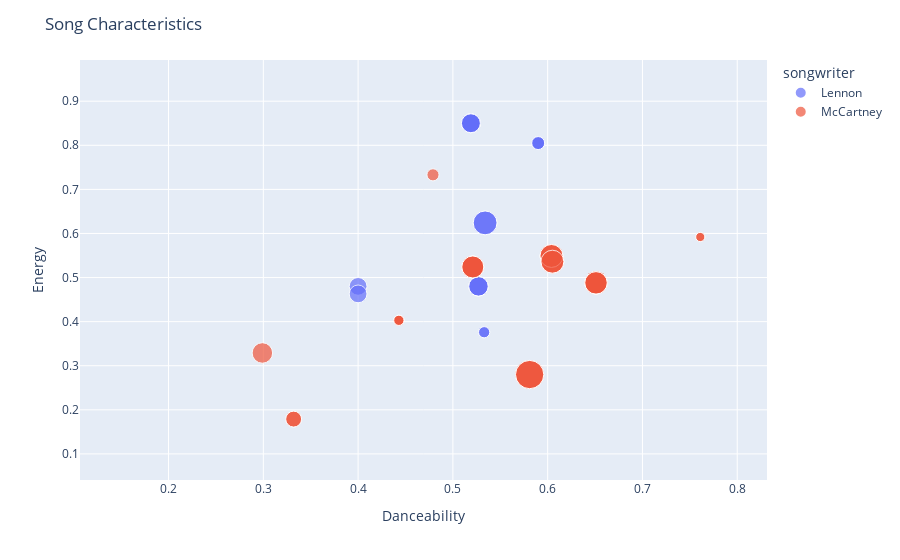

The code cell stored with this chart in its notebook:
### Code cell
fig = px.scatter(lennon_mccartney, 
                x='danceability', 
                y='energy',
                color='songwriter',
                size='billboard_weeks',
                hover_name='title',
                hover_data={
                    'danceability': ':.3f',
                    'energy': ':.3f',
                    'songwriter': True
                })

# Customize the plot
fig.update_layout(
    title='Song Characteristics',
    xaxis_title='Danceability',
    yaxis_title='Energy'
)

# Show the plot
fig.show()

### Figure 1 — Plotly figure (JSON) as saved in the notebook; plotly's stock layout.template omitted (floating-point values rounded to 4 significant figures)
{"data": [{"customdata": [["Lennon"], ["Lennon"], ["Lennon"], ["Lennon"], ["Lennon"], ["Lennon"], ["Lennon"], ["Lennon"], ["Lennon"], ["Lennon"], ["Lennon"], ["Lennon"], ["Lennon"], ["Lennon"], ["Lennon"], ["Lennon"], ["Lennon"], ["Lennon"], ["Lennon"], ["Lennon"], ["Lennon"], ["Lennon"], ["Lennon"], ["Lennon"], ["Lennon"], ["Lennon"], ["Lennon"], ["Lennon"], ["Lennon"], ["Lennon"], ["Lennon"], ["Lennon"], ["Lennon"], ["Lennon"], ["Lennon"], ["Lennon"], ["Lennon"], ["Lennon"], ["Lennon"], ["Lennon"], ["Lennon"], ["Lennon"], ["Lennon"], ["Lennon"], ["Lennon"], ["Lennon"], ["Lennon"], ["Lennon"], ["Lennon"], ["Lennon"], ["Lennon"], ["Lennon"], ["Lennon"], ["Lennon"], ["Lennon"], ["Lennon"], ["Lennon"], ["Lennon"], ["Lennon"], ["Lennon"], ["Lennon"], ["Lennon"], ["Lennon"], ["Lennon"], ["Lennon"]], "hovertemplate": "<b>%{hovertext}</b><br><br>songwriter=%{customdata[0]}<br>danceability=%{x:.3f}<br>energy=%{y:.3f}<br>billboard_weeks=%{marker.size}<extra></extra>", "hovertext": ["a hard day's night", "a hard day's night", "a hard day's night", "across the universe", "across the universe", "all i've got to do", "all you need is love", "all you need is love", "because", "come together", "come together", "cry baby cry", "dear prudence", "dear prudence", "dig a pony", "dig a pony", "girl", "girl", "glass onion", "glass onion", "good night", "good night", "good night", "hey bulldog", "hey bulldog", "hey bulldog", "i am the walrus", "i am the walrus", "i am the walrus", "i am the walrus", "i should have known better", "if i fell", "julia", "julia", "not a second time", "not a second time", "nowhere man", "nowhere man", "one after 909", "one after 909", "please please me", "please please me", "please please me", "polythene pam", "revolution 1", "revolution 1", "sexy sadie", "she said she said", "she said she said", "she said she said", "sun king", "sun king", "tell me why", "tell me why", "ticket to ride", "ticket to ride", "ticket to ride", "ticket to ride", "tomorrow never knows", "tomorrow never knows", "tomorrow never knows", "tomorrow never knows", "tomorrow never knows", "when i get home", "when i get home"], "legendgroup": "Lennon", "marker": {"color": "#636efa", "size": [8, 8, 8, 0, 0, 0, 15, 15, 0, 6, 6, 0, 0, 0, 0, 0, 0, 0, 0, 0, 0, 0, 0, 0, 0, 0, 0, 0, 0, 0, 0, 0, 0, 0, 0, 0, 27, 27, 0, 0, 18, 18, 18, 0, 0, 0, 0, 0, 0, 0, 0, 0, 0, 0, 17, 17, 17, 17, 0, 0, 0, 0, 0, 0, 0], "sizemode": "area", "sizeref": 0.095, "symbol": "circle"}, "mode": "markers", "name": "Lennon", "orientation": "v", "showlegend": true, "type": "scatter", "x": [0.59, 0.59, 0.59, 0.257, 0.257, 0.49, 0.4, 0.4, 0.328, 0.533, 0.533, 0.517, 0.388, 0.388, 0.538, 0.538, 0.699, 0.699, 0.523, 0.523, 0.146, 0.146, 0.146, 0.587, 0.587, 0.587, 0.401, 0.401, 0.401, 0.401, 0.682, 0.665, 0.512, 0.512, 0.471, 0.471, 0.534, 0.534, 0.554, 0.554, 0.527, 0.527, 0.527, 0.474, 0.386, 0.386, 0.577, 0.329, 0.329, 0.329, 0.483, 0.483, 0.267, 0.267, 0.519, 0.519, 0.519, 0.519, 0.38, 0.38, 0.38, 0.38, 0.38, 0.568, 0.568], "xaxis": "x", "y": [0.805, 0.805, 0.805, 0.412, 0.412, 0.579, 0.48, 0.463, 0.249, 0.376, 0.376, 0.529, 0.529, 0.529, 0.478, 0.478, 0.294, 0.294, 0.51, 0.51, 0.355, 0.355, 0.355, 0.617, 0.617, 0.617, 0.556, 0.556, 0.556, 0.556, 0.444, 0.31, 0.0953, 0.0953, 0.817, 0.817, 0.624, 0.624, 0.828, 0.828, 0.48, 0.48, 0.48, 0.939, 0.626, 0.626, 0.624, 0.678, 0.678, 0.678, 0.177, 0.177, 0.688, 0.688, 0.85, 0.85, 0.85, 0.85, 0.829, 0.829, 0.829, 0.829, 0.829, 0.793, 0.793], "yaxis": "y"}, {"customdata": [["McCartney"], ["McCartney"], ["McCartney"], ["McCartney"], ["McCartney"], ["McCartney"], ["McCartney"], ["McCartney"], ["McCartney"], ["McCartney"], ["McCartney"], ["McCartney"], ["McCartney"], ["McCartney"], ["McCartney"], ["McCartney"], ["McCartney"], ["McCartney"], ["McCartney"], ["McCartney"], ["McCartney"], ["McCartney"], ["McCartney"], ["McCartney"], ["McCartney"], ["McCartney"], ["McCartney"], ["McCartney"], ["McCartney"], ["McCartney"], ["McCartney"], ["McCartney"], ["McCartney"], ["McCartney"], ["McCartney"], ["McCartney"], ["McCartney"], ["McCartney"], ["McCartney"], ["McCartney"], ["McCartney"], ["McCartney"], ["McCartney"], ["McCartney"], ["McCartney"], ["McCartney"], ["McCartney"], ["McCartney"], ["McCartney"], ["McCartney"], ["McCartney"], ["McCartney"], ["McCartney"], ["McCartney"], ["McCartney"], ["McCartney"], ["McCartney"], ["McCartney"], ["McCartney"], ["McCartney"], ["McCartney"], ["McCartney"], ["McCartney"], ["McCartney"], ["McCartney"], ["McCartney"], ["McCartney"], ["McCartney"], ["McCartney"], ["McCartney"], ["McCartney"], ["McCartney"], ["McCartney"], ["McCartney"], ["McCartney"], ["McCartney"], ["McCartney"], ["McCartney"], ["McCartney"], ["McCartney"], ["McCartney"], ["McCartney"], ["McCartney"], ["McCartney"], ["McCartney"], ["McCartney"], ["McCartney"], ["McCartney"], ["McCartney"], ["McCartney"], ["McCartney"]], "hovertemplate": "<b>%{hovertext}</b><br><br>songwriter=%{customdata[0]}<br>danceability=%{x:.3f}<br>energy=%{y:.3f}<br>billboard_weeks=%{marker.size}<extra></extra>", "hovertext": ["all my loving", "another girl", "another girl", "blackbird", "blackbird", "carry that weight", "carry that weight", "eleanor rigby", "eleanor rigby", "eleanor rigby", "every little thing", "every little thing", "fixing a hole", "fixing a hole", "fixing a hole", "for no one", "for no one", "get back", "get back", "golden slumbers", "golden slumbers", "golden slumbers", "good day sunshine", "good day sunshine", "good day sunshine", "got to get you into my life", "got to get you into my life", "got to get you into my life", "got to get you into my life", "hello, goodbye", "helter skelter", "helter skelter", "helter skelter", "helter skelter", "her majesty", "her majesty", "her majesty", "here, there and everywhere", "here, there and everywhere", "honey pie", "honey pie", "honey pie", "honey pie", "i will", "i will", "let it be", "let it be", "let it be", "lovely rita", "lovely rita", "lovely rita", "martha my dear", "martha my dear", "oh! darling", "oh! darling", "oh! darling", "penny lane", "penny lane", "penny lane", "penny lane", "penny lane", "the end", "the end", "the end", "the end", "the fool on the hill", "the fool on the hill", "the long and winding road", "the night before", "things we said today", "things we said today", "two of us", "two of us", "wild honey pie", "wild honey pie", "wild honey pie", "wild honey pie", "yellow submarine", "yellow submarine", "yellow submarine", "yellow submarine", "yellow submarine", "yellow submarine", "yesterday", "yesterday", "you never give me your money", "you never give me your money", "your mother should know", "your mother should know", "your mother should know", "your mother should know"], "legendgroup": "McCartney", "marker": {"color": "#EF553B", "size": [0, 0, 0, 0, 0, 0, 0, 38, 38, 38, 0, 0, 0, 0, 0, 0, 0, 4, 4, 0, 0, 0, 0, 0, 0, 23, 23, 23, 23, 7, 0, 0, 0, 0, 0, 0, 0, 0, 0, 0, 0, 0, 0, 0, 0, 5, 5, 5, 0, 0, 0, 0, 0, 0, 0, 0, 24, 24, 24, 24, 24, 0, 0, 0, 0, 0, 0, 20, 0, 0, 0, 0, 0, 0, 0, 0, 0, 25, 25, 25, 25, 25, 25, 12, 12, 0, 0, 0, 0, 0, 0], "sizemode": "area", "sizeref": 0.095, "symbol": "circle"}, "mode": "markers", "name": "McCartney", "orientation": "v", "showlegend": true, "type": "scatter", "x": [0.416, 0.516, 0.516, 0.686, 0.686, 0.543, 0.543, 0.581, 0.581, 0.581, 0.74, 0.74, 0.469, 0.469, 0.469, 0.483, 0.483, 0.761, 0.761, 0.419, 0.419, 0.419, 0.77, 0.77, 0.77, 0.521, 0.521, 0.521, 0.521, 0.479, 0.166, 0.166, 0.166, 0.166, 0.703, 0.703, 0.703, 0.29, 0.29, 0.537, 0.537, 0.537, 0.537, 0.631, 0.631, 0.443, 0.443, 0.443, 0.61, 0.61, 0.61, 0.472, 0.472, 0.422, 0.422, 0.422, 0.651, 0.651, 0.651, 0.651, 0.651, 0.647, 0.647, 0.647, 0.647, 0.365, 0.365, 0.299, 0.461, 0.551, 0.551, 0.726, 0.726, 0.792, 0.792, 0.792, 0.792, 0.604, 0.605, 0.604, 0.605, 0.604, 0.605, 0.332, 0.332, 0.335, 0.335, 0.698, 0.698, 0.698, 0.698], "xaxis": "x", "y": [0.563, 0.638, 0.638, 0.127, 0.127, 0.458, 0.458, 0.28, 0.28, 0.28, 0.49, 0.49, 0.507, 0.507, 0.507, 0.351, 0.351, 0.592, 0.592, 0.152, 0.152, 0.152, 0.496, 0.496, 0.496, 0.524, 0.524, 0.524, 0.524, 0.733, 0.831, 0.831, 0.831, 0.831, 0.215, 0.215, 0.215, 0.247, 0.247, 0.297, 0.297, 0.297, 0.297, 0.387, 0.387, 0.403, 0.403, 0.403, 0.471, 0.471, 0.471, 0.292, 0.292, 0.656, 0.656, 0.656, 0.488, 0.488, 0.488, 0.488, 0.488, 0.487, 0.487, 0.487, 0.487, 0.26, 0.26, 0.329, 0.762, 0.575, 0.575, 0.702, 0.702, 0.763, 0.763, 0.763, 0.763, 0.549, 0.536, 0.549, 0.536, 0.549, 0.536, 0.179, 0.179, 0.416, 0.416, 0.293, 0.293, 0.293, 0.293], "yaxis": "y"}], "layout": {"autosize": true, "legend": {"itemsizing": "constant", "title": {"text": "songwriter"}, "tracegroupgap": 0}, "margin": {"t": 60}, "title": {"text": "Song Characteristics"}, "xaxis": {"anchor": "y", "autorange": true, "domain": [0, 1], "range": [0.1065, 0.8315], "title": {"text": "Danceability"}, "type": "linear"}, "yaxis": {"anchor": "x", "autorange": true, "domain": [0, 1], "range": [0.03378, 1.001], "title": {"text": "Energy"}, "type": "linear"}}}
